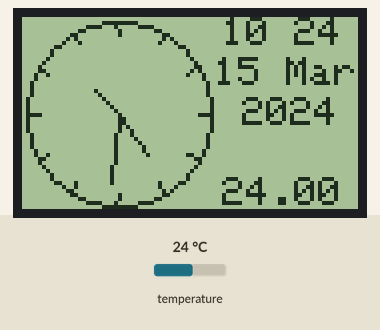
The sketch below on a simulated ATtiny85, built with avr-gcc and run on an emulated ATtiny85. On the bench: 84×48 one-colour display. Wiring (inferred from the names in the program): DS3231 clock at I2C address 0x68. The test bench sets the inputs (shaded band); at power-on: temperature 24 °C. The local clock reads 2024-03-15 10:24:30 at power-on unless the sketch sets it.

Above: at 1.9 s.
2.0 s: temperature set to 12 °C
At 2.9 s:
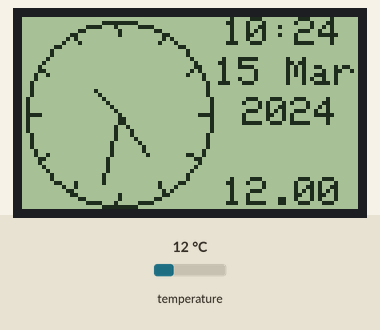
4.7 s: temperature set to 19 °C
At 6.1 s:
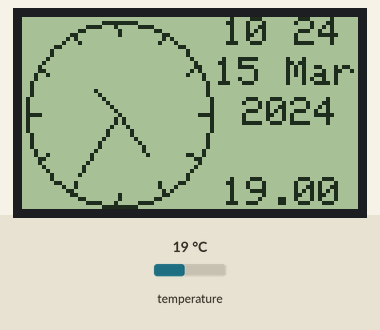
7.8 s: temperature set to 28 °C
At 9.2 s:
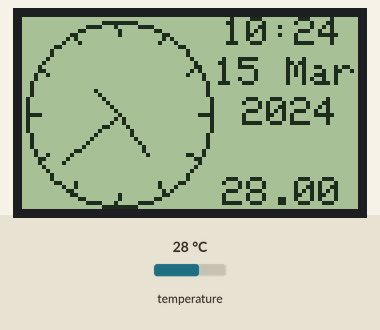
Timing chart, 0 to 10.8 s (numbered marks = the images above; inputs shaded):
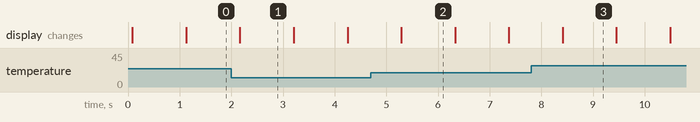

Measured:
- what the display in image 1 shows lasts 1.0 s, from 2.2 s to 3.2 s

The sketch:

UnoR3-Nokia5110-AnalogClock-DS3231-RTC-OK.ino
```cpp
// (licence header left out)
#include <SPI.h>
#include <Adafruit_GFX.h>
#include <Adafruit_PCD8544.h>
#include <Wire.h>

#define DS3231_ADDRESS 0x68     //same for DS3231 as well

#define DS3231_TEMPERATURE_MSB 0x11
#define DS3231_TEMPERATURE_LSB 0x12

char mon[12][4] = {"Jan", "Feb", "Mar", "Apr", "May", "Jun", "Jul", "Aug", "Sep", "Oct", "Nov", "Dec"};

byte zero = 0x00; //workaround for issue #527

//option to display digital clock, year etc

//option 1
// 22:34:54
// 8 Nov
//  2017
// 22.3 C
int opt=1;     //default

//option 2
// h=22
// m=54
// s=20
// d=8
// m=11
// y=17


// Software SPI (slower updates, more flexible pin options):
// pin 7 - Serial clock out (SCLK)
// pin 6 - Serial data out (DIN)
// pin 5 - Data/Command select (D/C)
// pin 4 - LCD chip select (CS)
// pin 3 - LCD reset (RST)
//Adafruit_PCD8544 display = Adafruit_PCD8544(7, 6, 5, 4, 3);

Adafruit_PCD8544 display = Adafruit_PCD8544(3, 4, 5, 7, 6);


void setup() {
  Wire.begin();
  // put your setup code here, to run once:
  display.begin();
  display.setContrast(45);    // 30 for non-backlit and 45 for backlit display
  display.clearDisplay();
  display.display(); // show splashscreen

  //Serial.begin(9600);
  //drawClock(1,15,32);
  //drawClock(1,15,0);
}

void loop() {
//  int h=random(24);
//  int m=random(60);
//  int s=random(60);

 //Read data from DS3231 RTC module using Wire lib

 // Reset the register pointer
 Wire.beginTransmission(DS3231_ADDRESS);
 Wire.write(zero);
 Wire.endTransmission();

 Wire.requestFrom(DS3231_ADDRESS, 7);

 int s = bcdToDec(Wire.read());
 int m = bcdToDec(Wire.read());
 int h = bcdToDec(Wire.read() & 0b111111); //24 hour time
 int weekDay = bcdToDec(Wire.read()); //0-6 -> sunday - Saturday
 int monthDay = bcdToDec(Wire.read());
 int month = bcdToDec(Wire.read());
 int year = bcdToDec(Wire.read());


  for(int i=0;i<10;i++)
    {
    drawClock(h,m,s,monthDay,month,year);
    delay(1000);
    s++;
    if(s>=60) m++;
    s=s%60;
    if(m>=60) h++;
    m=m%60;
    h=h%24;
    }
}


void drawClock(int h, int m, int s, int monthDay, int month, int year)
{
const int r=23;   //drawCircle is not drawing a proper circle...looks oval
const double rot=-M_PI/2;
double x,y,x0,y0,anglerad;

  display.clearDisplay();
  //display.drawPixel(0,0,BLACK);
  display.drawPixel(24,24,BLACK);
  display.drawCircle(24,24,r,BLACK);
  for(int i=0;i<12;i++)
    {
    int angled=360/12*i;
    anglerad=2*M_PI/12*i+rot;
    x=r*cos(anglerad);
    y=r*sin(anglerad);
    x0=(r-3)*cos(anglerad);
    y0=(r-3)*sin(anglerad);
    /*Serial.print(i);
    Serial.print(",");
    Serial.print(angled);
    Serial.print(",");
    Serial.print(anglerad);
    Serial.print(",");
    Serial.print(x);
    Serial.print(",");
    Serial.print(y);
    Serial.print(",");
    Serial.println("");*/
    display.drawLine(24+x0,24+y0,24+x,24+y,BLACK);
    }


  anglerad=2*M_PI/12*(h%12)+2*M_PI/12/60*m+rot;
  x=(r-15)*cos(anglerad);
  y=(r-15)*sin(anglerad);
  x0=0;
  y0=0;
  display.drawLine(24+x0,24+y0,24+x,24+y,BLACK);


  anglerad=2*M_PI/60*m+rot;
  x=(r-10)*cos(anglerad);
  y=(r-10)*sin(anglerad);
  x0=0;
  y0=0;
  display.drawLine(24+x0,24+y0,24+x,24+y,BLACK);


  anglerad=2*M_PI/60*s+rot;
  x=(r-5)*cos(anglerad);
  y=(r-5)*sin(anglerad);
  x0=0;
  y0=0;
  display.drawLine(24+x0,24+y0,24+x,24+y,BLACK);

//  // border
//  display.drawLine(0,0,3,0,BLACK);
//  display.drawLine(0,0,0,3,BLACK);
//  display.drawLine(0,47,3,47,BLACK);
//  display.drawLine(0,47,0,47-3,BLACK);
//  display.drawLine(83,0,83-3,0,BLACK);
//  display.drawLine(83,0,83,3,BLACK);
//  display.drawLine(83,47,83-3,47,BLACK);
//  display.drawLine(83,47,83,47-3,BLACK);

if(opt == 2) {
  // hour
  display.setCursor(50,0);
  display.print("h=");
  display.print(h);

  // minute
  display.setCursor(50,8);
  display.print("m=");
  display.print(m);
  // second
  display.setCursor(50,16);
  display.print("s=");
  display.print(s);

  // dayofmonth
  display.setCursor(50,24);
  display.print("d=");
  display.print(monthDay);
  // month
  display.setCursor(50,32);
  display.print("m=");
  display.print(month);
  // year
  display.setCursor(50,40);
  display.print("y=");
  display.print(year);
} else {
  //option 1
  // 22:34
  // 8 Nov
  // 2017
  // 22.3 C

  display.setCursor(50,0);
  display.print(h);
  s%2==0? display.print(":") : display.print(" ");  //blink every alternate sec

  //display 1 as 01, 2 as 02 etc. till 9 as 09 for min
  char dd[10][3]={"00","01","02","03","04","05","06","07","08","09"};
  m<10 ? display.print(dd[m]): display.print(m);


  display.setCursor(48,10);
  display.print(monthDay);
  display.print(" ");
  display.print(mon[month-1]);
  display.setCursor(55,20);
  display.print(2000+year);


}
  //print temp sensed by DS3231 RTC module

  display.setCursor(50,40);
  //display.print("T=");
  display.print(DS3231_getTemperature());

  display.display();
}

//*******************************Taken from Uno DS3231.cpp lib
// Working perfectly for Digispark AND ATtiny85
float DS3231_getTemperature() {
  // Checks the internal thermometer on the DS3231 and returns the
  // temperature as a floating-point value.

  // Updated / modified a tiny bit from "Coding Badly" and "Tri-Again"
  // http://forum.arduino.cc/index.php/topic,22301.0.html

  byte tMSB, tLSB;
  float temp3231;

  // temp registers (11h-12h) get updated automatically every 64s
  Wire.beginTransmission(DS3231_ADDRESS);
  Wire.write(0x11);
  Wire.endTransmission();
  Wire.requestFrom(DS3231_ADDRESS, 2);

  // Should I do more "if available" checks here?
  if(Wire.available()) {
    tMSB = Wire.read(); //2's complement int portion
    tLSB = Wire.read(); //fraction portion

    temp3231 = ((((short)tMSB << 8) | (short)tLSB) >> 6) / 4.0;
  }
  else {
    temp3231 = -9999; // Some obvious error value
  }

  return temp3231;
}

// supporting methods for DS3231
byte decToBcd(byte val){
// Convert normal decimal numbers to binary coded decimal
 return ( (val/10*16) + (val%10) );
}

byte bcdToDec(byte val)  {
// Convert binary coded decimal to normal decimal numbers
 return ( (val/16*10) + (val%16) );
}
```
